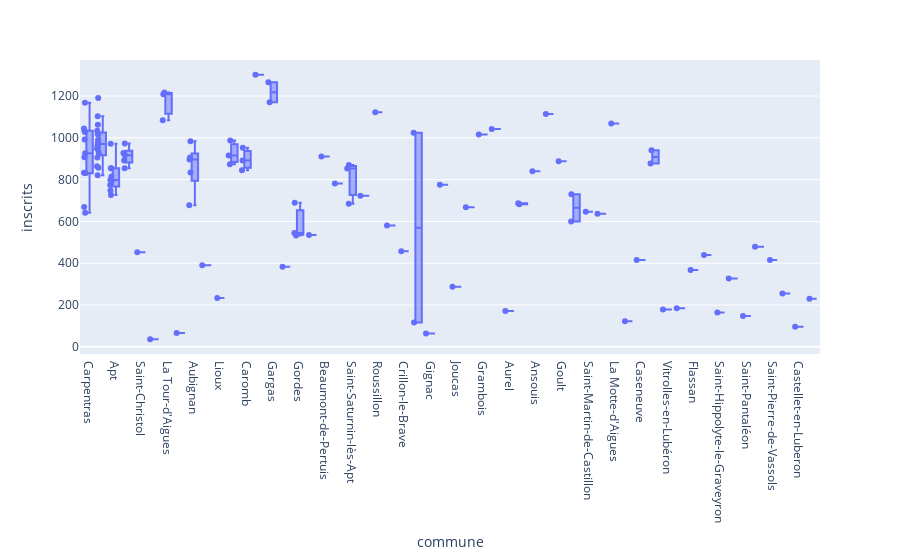

Notebook code cell kept with this figure:
### Code cell
fig = px.box(resultats_bureaux.sort_values('p_abs/ins', ascending=False), 
    x="commune", 
    y="inscrits",
    points="all",
    hover_data=resultats_bureaux.columns)
fig.show()

### Figure 1 — Plotly figure (JSON) as saved in the notebook; plotly's stock layout.template omitted (floating-point values rounded to 4 significant figures; data arrays with more than 128 entries replaced by an {"elided": "..."} marker saying what was removed)
{"data": [{"alignmentgroup": "True", "boxpoints": "all", "customdata": {"elided": "112x20 mixed values"}, "hovertemplate": "commune=%{x}<br>inscrits=%{y}<br>code_dpt=%{customdata[0]}<br>dpt=%{customdata[1]}<br>code_circ=%{customdata[2]}<br>circ=%{customdata[3]}<br>code_commune=%{customdata[4]}<br>code_b_vote=%{customdata[5]}<br>abstentions=%{customdata[6]}<br>p_abs/ins=%{customdata[7]}<br>votants=%{customdata[8]}<br>p_vot/ins=%{customdata[9]}<br>blancs=%{customdata[10]}<br>p_blancs/ins=%{customdata[11]}<br>p_blancs/vot=%{customdata[12]}<br>nuls=%{customdata[13]}<br>p_nuls/ins=%{customdata[14]}<br>p_nuls/vot=%{customdata[15]}<br>exprimés=%{customdata[16]}<br>p_exp/ins=%{customdata[17]}<br>p_exp/vot=%{customdata[18]}<br>id_b_vote=%{customdata[19]}<extra></extra>", "legendgroup": "", "marker": {"color": "#636efa"}, "name": "", "notched": false, "offsetgroup": "", "orientation": "v", "showlegend": false, "type": "box", "x": ["Carpentras", "Carpentras", "Pertuis", "Pertuis", "Pertuis", "Apt", "Pertuis", "Carpentras", "Apt", "Apt", "Pertuis", "Sarrians", "Carpentras", "Pertuis", "Carpentras", "Pertuis", "Carpentras", "Carpentras", "Pertuis", "Apt", "Saint-Christol", "Apt", "Apt", "Lagarde-d'Apt", "Apt", "Sarrians", "Pertuis", "Carpentras", "Apt", "La Tour-d'Aigues", "Apt", "Auribeau", "Pertuis", "Pertuis", "Carpentras", "Pertuis", "Pertuis", "Pertuis", "Pertuis", "Aubignan", "Aubignan", "Méthamis", "Lioux", "Bedoin", "Caromb", "La Bastide-des-Jourdans", "Carpentras", "Pertuis", "Gargas", "Carpentras", "Modène", "Sarrians", "Gordes", "Aubignan", "Bedoin", "Rustrel", "Beaumont-de-Pertuis", "Saignon", "La Tour-d'Aigues", "Saint-Saturnin-lès-Apt", "Sarrians", "Caromb", "Gordes", "La Bastidonne", "Roussillon", "Peypin-d'Aigues", "Sarrians", "Crillon-le-Brave", "Aubignan", "Sault", "Gignac", "Cabrières-d'Aigues", "Joucas", "Bedoin", "Aubignan", "Villars", "Grambois", "Villes-sur-Auzon", "Aurel", "Mormoiron", "Ansouis", "Mirabeau", "Goult", "Malemort-du-Comtat", "Gargas", "Mormoiron", "Saint-Martin-de-Castillon", "La Tour-d'Aigues", "Saint-Martin-de-la-Brasque", "Caromb", "La Motte-d'Aigues", "Saint-Trinit", "Caseneuve", "Malemort-du-Comtat", "Saint-Saturnin-lès-Apt", "Loriol-du-Comtat", "Saint-Saturnin-lès-Apt", "Loriol-du-Comtat", "Vitrolles-en-Lubéron", "Gordes", "Sault", "Sannes", "Flassan", "Blauvac", "Saint-Hippolyte-le-Graveyron", "Murs", "Saint-Pantaléon", "Viens", "Saint-Pierre-de-Vassols", "Monieux", "Castellet-en-Luberon", "Beaumettes"], "x0": " ", "xaxis": "x", "y": [641, 926, 1017, 990, 864, 748, 964, 833, 727, 792, 1062, 892, 1045, 976, 830, 1190, 1168, 992, 906, 798, 452, 854, 854, 36, 972, 927, 821, 669, 815, 1208, 774, 66, 857, 949, 907, 977, 927, 1103, 947, 906, 896, 390, 234, 987, 891, 1302, 1035, 1034, 1266, 1028, 383, 854, 533, 834, 873, 535, 911, 782, 1084, 684, 973, 953, 545, 723, 1122, 580, 917, 457, 984, 1024, 64, 775, 287, 916, 677, 668, 1016, 1042, 171, 682, 840, 1114, 888, 730, 1170, 687, 646, 1217, 637, 845, 1069, 122, 416, 600, 870, 877, 853, 940, 178, 689, 116, 184, 367, 439, 164, 327, 147, 479, 416, 255, 96, 230], "y0": " ", "yaxis": "y"}], "layout": {"boxmode": "group", "legend": {"tracegroupgap": 0}, "margin": {"t": 60}, "xaxis": {"anchor": "y", "domain": [0, 1], "title": {"text": "commune"}}, "yaxis": {"anchor": "x", "domain": [0, 1], "title": {"text": "inscrits"}}}}
